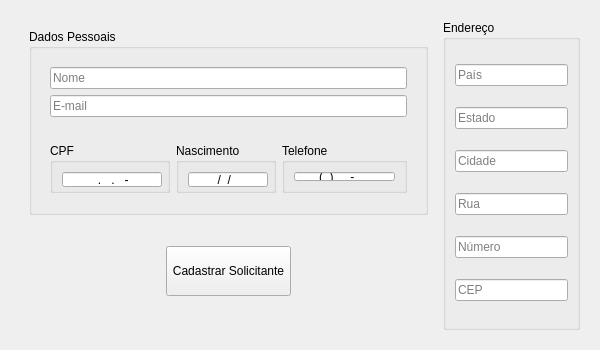
<?xml version="1.0" encoding="UTF-8"?>
<ui version="4.0">
 <class>Form</class>
 <widget class="QWidget" name="Form">
  <property name="geometry">
   <rect>
    <x>0</x>
    <y>0</y>
    <width>600</width>
    <height>350</height>
   </rect>
  </property>
  <property name="minimumSize">
   <size>
    <width>600</width>
    <height>350</height>
   </size>
  </property>
  <property name="maximumSize">
   <size>
    <width>600</width>
    <height>350</height>
   </size>
  </property>
  <property name="windowTitle">
   <string>Form</string>
  </property>
  <layout class="QVBoxLayout" name="verticalLayout">
   <item>
    <widget class="QFrame" name="top_frame">
     <property name="autoFillBackground">
      <bool>false</bool>
     </property>
     <property name="styleSheet">
      <string notr="true">QFrame#top_frame { 
 border: none; background: transparent;
 }</string>
     </property>
     <property name="frameShape">
      <enum>QFrame::Shape::StyledPanel</enum>
     </property>
     <property name="frameShadow">
      <enum>QFrame::Shadow::Raised</enum>
     </property>
     <layout class="QHBoxLayout" name="horizontalLayout_2">
      <item>
       <widget class="QFrame" name="left_frame">
        <property name="styleSheet">
         <string notr="true">QFrame{
border: none; background: transparent;
}</string>
        </property>
        <property name="frameShape">
         <enum>QFrame::Shape::StyledPanel</enum>
        </property>
        <property name="frameShadow">
         <enum>QFrame::Shadow::Raised</enum>
        </property>
        <layout class="QVBoxLayout" name="verticalLayout_5">
         <item>
          <widget class="QGroupBox" name="personal_data_gbox">
           <property name="minimumSize">
            <size>
             <width>0</width>
             <height>175</height>
            </size>
           </property>
           <property name="maximumSize">
            <size>
             <width>16777215</width>
             <height>200</height>
            </size>
           </property>
           <property name="autoFillBackground">
            <bool>false</bool>
           </property>
           <property name="styleSheet">
            <string notr="true"/>
           </property>
           <property name="title">
            <string>Dados Pessoais</string>
           </property>
           <layout class="QVBoxLayout" name="verticalLayout_2">
            <item>
             <widget class="QFrame" name="frame">
              <property name="frameShape">
               <enum>QFrame::Shape::StyledPanel</enum>
              </property>
              <property name="frameShadow">
               <enum>QFrame::Shadow::Raised</enum>
              </property>
              <layout class="QVBoxLayout" name="verticalLayout_7">
               <item>
                <widget class="QLineEdit" name="name_input">
                 <property name="placeholderText">
                  <string>Nome</string>
                 </property>
                </widget>
               </item>
               <item>
                <widget class="QLineEdit" name="email_input">
                 <property name="placeholderText">
                  <string>E-mail</string>
                 </property>
                </widget>
               </item>
              </layout>
             </widget>
            </item>
            <item>
             <widget class="QFrame" name="frame_2">
              <property name="frameShape">
               <enum>QFrame::Shape::StyledPanel</enum>
              </property>
              <property name="frameShadow">
               <enum>QFrame::Shadow::Raised</enum>
              </property>
              <layout class="QHBoxLayout" name="horizontalLayout_3">
               <item>
                <widget class="QGroupBox" name="groupBox">
                 <property name="minimumSize">
                  <size>
                   <width>120</width>
                   <height>30</height>
                  </size>
                 </property>
                 <property name="maximumSize">
                  <size>
                   <width>120</width>
                   <height>50</height>
                  </size>
                 </property>
                 <property name="title">
                  <string>CPF</string>
                 </property>
                 <layout class="QVBoxLayout" name="verticalLayout_4">
                  <item>
                   <widget class="QLineEdit" name="cpf_input">
                    <property name="minimumSize">
                     <size>
                      <width>100</width>
                      <height>15</height>
                     </size>
                    </property>
                    <property name="maximumSize">
                     <size>
                      <width>100</width>
                      <height>15</height>
                     </size>
                    </property>
                    <property name="inputMask">
                     <string>999.999.999-99</string>
                    </property>
                    <property name="alignment">
                     <set>Qt::AlignmentFlag::AlignCenter</set>
                    </property>
                    <property name="placeholderText">
                     <string/>
                    </property>
                   </widget>
                  </item>
                 </layout>
                </widget>
               </item>
               <item>
                <widget class="QGroupBox" name="groupBox_3">
                 <property name="maximumSize">
                  <size>
                   <width>100</width>
                   <height>50</height>
                  </size>
                 </property>
                 <property name="title">
                  <string>Nascimento</string>
                 </property>
                 <layout class="QHBoxLayout" name="horizontalLayout_5">
                  <item>
                   <widget class="QLineEdit" name="birth_date_input">
                    <property name="minimumSize">
                     <size>
                      <width>80</width>
                      <height>15</height>
                     </size>
                    </property>
                    <property name="maximumSize">
                     <size>
                      <width>80</width>
                      <height>15</height>
                     </size>
                    </property>
                    <property name="inputMask">
                     <string>99/99/9999</string>
                    </property>
                    <property name="alignment">
                     <set>Qt::AlignmentFlag::AlignCenter</set>
                    </property>
                    <property name="placeholderText">
                     <string notr="true"/>
                    </property>
                   </widget>
                  </item>
                 </layout>
                </widget>
               </item>
               <item>
                <widget class="QGroupBox" name="groupBox_2">
                 <property name="maximumSize">
                  <size>
                   <width>125</width>
                   <height>50</height>
                  </size>
                 </property>
                 <property name="title">
                  <string>Telefone</string>
                 </property>
                 <layout class="QVBoxLayout" name="verticalLayout_6">
                  <item>
                   <widget class="QLineEdit" name="phone_number_input">
                    <property name="inputMask">
                     <string>(99)99999-9999</string>
                    </property>
                    <property name="alignment">
                     <set>Qt::AlignmentFlag::AlignCenter</set>
                    </property>
                    <property name="placeholderText">
                     <string>Telefone</string>
                    </property>
                   </widget>
                  </item>
                 </layout>
                </widget>
               </item>
              </layout>
             </widget>
            </item>
           </layout>
          </widget>
         </item>
         <item>
          <widget class="QFrame" name="frame_4">
           <property name="maximumSize">
            <size>
             <width>16777215</width>
             <height>100</height>
            </size>
           </property>
           <property name="frameShape">
            <enum>QFrame::Shape::StyledPanel</enum>
           </property>
           <property name="frameShadow">
            <enum>QFrame::Shadow::Raised</enum>
           </property>
           <layout class="QHBoxLayout" name="horizontalLayout">
            <item>
             <widget class="QPushButton" name="register_button">
              <property name="minimumSize">
               <size>
                <width>125</width>
                <height>25</height>
               </size>
              </property>
              <property name="maximumSize">
               <size>
                <width>125</width>
                <height>50</height>
               </size>
              </property>
              <property name="text">
               <string>Cadastrar Solicitante</string>
              </property>
             </widget>
            </item>
           </layout>
          </widget>
         </item>
        </layout>
       </widget>
      </item>
      <item>
       <widget class="QGroupBox" name="address_gbox">
        <property name="maximumSize">
         <size>
          <width>200</width>
          <height>16777215</height>
         </size>
        </property>
        <property name="title">
         <string>Endereço</string>
        </property>
        <layout class="QVBoxLayout" name="verticalLayout_3">
         <item>
          <widget class="QLineEdit" name="country_input">
           <property name="placeholderText">
            <string>País</string>
           </property>
          </widget>
         </item>
         <item>
          <widget class="QLineEdit" name="state_input">
           <property name="placeholderText">
            <string>Estado</string>
           </property>
          </widget>
         </item>
         <item>
          <widget class="QLineEdit" name="city_input">
           <property name="placeholderText">
            <string>Cidade</string>
           </property>
          </widget>
         </item>
         <item>
          <widget class="QLineEdit" name="street_input">
           <property name="placeholderText">
            <string>Rua</string>
           </property>
          </widget>
         </item>
         <item>
          <widget class="QLineEdit" name="address_number_input">
           <property name="text">
            <string/>
           </property>
           <property name="placeholderText">
            <string>Número</string>
           </property>
          </widget>
         </item>
         <item>
          <widget class="QLineEdit" name="cep_input">
           <property name="placeholderText">
            <string>CEP</string>
           </property>
          </widget>
         </item>
        </layout>
       </widget>
      </item>
     </layout>
    </widget>
   </item>
  </layout>
 </widget>
 <resources/>
 <connections/>
</ui>
